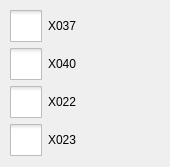
     <widget class="QWidget" name="iocheck">
      <attribute name="title">
       <string>I/O Checked</string>
      </attribute>
      <widget class="QWidget" name="layoutWidget">
       <property name="geometry">
        <rect>
         <x>10</x>
         <y>10</y>
         <width>151</width>
         <height>148</height>
        </rect>
       </property>
       <layout class="QVBoxLayout" name="verticalLayout_3">
        <item>
         <widget class="QCheckBox" name="x37Box">
          <property name="styleSheet">
           <string notr="true">::indicator {
     width: 32px;
     height: 32px;
 }

::indicator:unchecked 
{
     image: url(:/resource/check_unchecked.png);
 }
::indicator:checked 
{
     image: url(:/resource/check_checked.png);
 }

::indicator:checked:disabled
{
 image: url(:/resource/check_checked_disable.png);
}

::indicator:unchecked:disabled
{
 image: url(:/resource/check_unchecked_disable.png);
}</string>
          </property>
          <property name="text">
           <string>X037</string>
          </property>
         </widget>
        </item>
        <item>
         <widget class="QCheckBox" name="x40Box">
          <property name="styleSheet">
           <string notr="true">::indicator {
     width: 32px;
     height: 32px;
 }

::indicator:unchecked 
{
     image: url(:/resource/check_unchecked.png);
 }
::indicator:checked 
{
     image: url(:/resource/check_checked.png);
 }

::indicator:checked:disabled
{
 image: url(:/resource/check_checked_disable.png);
}

::indicator:unchecked:disabled
{
 image: url(:/resource/check_unchecked_disable.png);
}</string>
          </property>
          <property name="text">
           <string>X040</string>
          </property>
         </widget>
        </item>
        <item>
         <widget class="QCheckBox" name="x22Box">
          <property name="styleSheet">
           <string notr="true">::indicator {
     width: 32px;
     height: 32px;
 }

::indicator:unchecked 
{
     image: url(:/resource/check_unchecked.png);
 }
::indicator:checked 
{
     image: url(:/resource/check_checked.png);
 }

::indicator:checked:disabled
{
 image: url(:/resource/check_checked_disable.png);
}

::indicator:unchecked:disabled
{
 image: url(:/resource/check_unchecked_disable.png);
}</string>
          </property>
          <property name="text">
           <string>X022</string>
          </property>
         </widget>
        </item>
        <item>
         <widget class="QCheckBox" name="x23Box">
          <property name="styleSheet">
           <string notr="true">::indicator {
     width: 32px;
     height: 32px;
 }

::indicator:unchecked 
{
     image: url(:/resource/check_unchecked.png);
 }
::indicator:checked 
{
     image: url(:/resource/check_checked.png);
 }

::indicator:checked:disabled
{
 image: url(:/resource/check_checked_disable.png);
}

::indicator:unchecked:disabled
{
 image: url(:/resource/check_unchecked_disable.png);
}</string>
          </property>
          <property name="text">
           <string>X023</string>
          </property>
         </widget>
        </item>
       </layout>
      </widget>
     </widget>
